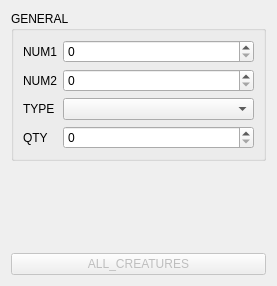
<?xml version="1.0" encoding="UTF-8"?>
<ui version="4.0">
 <class>ItemTabForm</class>
 <widget class="QWidget" name="ItemTabForm">
  <property name="geometry">
   <rect>
    <x>0</x>
    <y>0</y>
    <width>277</width>
    <height>286</height>
   </rect>
  </property>
  <property name="windowTitle">
   <string notr="true">Form</string>
  </property>
  <layout class="QVBoxLayout" name="verticalLayout">
   <item>
    <widget class="QGroupBox" name="groupBox_4">
     <property name="title">
      <string>GENERAL</string>
     </property>
     <layout class="QVBoxLayout" name="verticalLayout_2">
      <item>
       <layout class="QFormLayout" name="formLayout">
        <item row="0" column="0">
         <widget class="QLabel" name="num1Label">
          <property name="text">
           <string>NUM1</string>
          </property>
         </widget>
        </item>
        <item row="0" column="1">
         <widget class="QSpinBox" name="num1SB">
          <property name="maximum">
           <number>65535</number>
          </property>
         </widget>
        </item>
        <item row="1" column="0">
         <widget class="QLabel" name="num2Label">
          <property name="text">
           <string>NUM2</string>
          </property>
         </widget>
        </item>
        <item row="1" column="1">
         <widget class="QSpinBox" name="num2SB">
          <property name="maximum">
           <number>65535</number>
          </property>
         </widget>
        </item>
        <item row="2" column="0">
         <widget class="QLabel" name="itemLabel">
          <property name="text">
           <string>TYPE</string>
          </property>
         </widget>
        </item>
        <item row="2" column="1">
         <widget class="QComboBox" name="itemCB">
          <property name="minimumSize">
           <size>
            <width>180</width>
            <height>0</height>
           </size>
          </property>
         </widget>
        </item>
        <item row="4" column="0">
         <widget class="QLabel" name="countLabel">
          <property name="text">
           <string>QTY</string>
          </property>
         </widget>
        </item>
        <item row="4" column="1">
         <widget class="QSpinBox" name="countSB">
          <property name="minimum">
           <number>0</number>
          </property>
         </widget>
        </item>
       </layout>
      </item>
     </layout>
    </widget>
   </item>
   <item>
    <spacer name="verticalSpacer">
     <property name="orientation">
      <enum>Qt::Vertical</enum>
     </property>
     <property name="sizeHint" stdset="0">
      <size>
       <width>20</width>
       <height>40</height>
      </size>
     </property>
    </spacer>
   </item>
   <item>
    <widget class="QPushButton" name="allCreaturesB">
     <property name="enabled">
      <bool>false</bool>
     </property>
     <property name="text">
      <string>ALL_CREATURES</string>
     </property>
    </widget>
   </item>
  </layout>
 </widget>
 <resources/>
 <connections/>
</ui>
